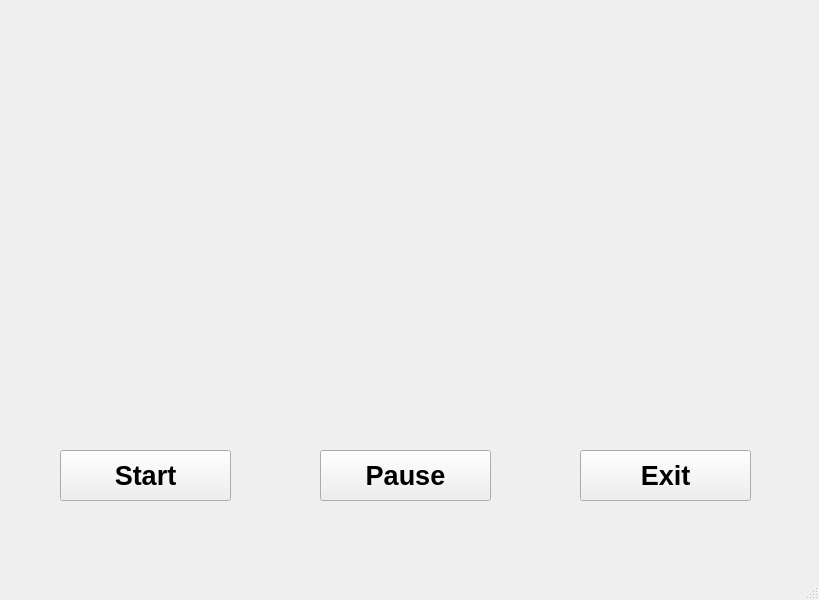
<?xml version="1.0" encoding="UTF-8"?>
<ui version="4.0">
 <class>MainWindow</class>
 <widget class="QMainWindow" name="MainWindow">
  <property name="geometry">
   <rect>
    <x>0</x>
    <y>0</y>
    <width>819</width>
    <height>600</height>
   </rect>
  </property>
  <property name="windowTitle">
   <string>MainWindow</string>
  </property>
  <widget class="QWidget" name="centralwidget">
   <widget class="QLabel" name="race_track_img">
    <property name="geometry">
     <rect>
      <x>10</x>
      <y>130</y>
      <width>861</width>
      <height>321</height>
     </rect>
    </property>
    <property name="text">
     <string/>
    </property>
   </widget>
   <widget class="QLabel" name="white_car_image">
    <property name="geometry">
     <rect>
      <x>10</x>
      <y>310</y>
      <width>101</width>
      <height>51</height>
     </rect>
    </property>
    <property name="text">
     <string/>
    </property>
   </widget>
   <widget class="QLabel" name="yellow_car_image">
    <property name="geometry">
     <rect>
      <x>20</x>
      <y>220</y>
      <width>91</width>
      <height>51</height>
     </rect>
    </property>
    <property name="text">
     <string/>
    </property>
   </widget>
   <widget class="QPushButton" name="pushButton_start">
    <property name="geometry">
     <rect>
      <x>60</x>
      <y>450</y>
      <width>171</width>
      <height>51</height>
     </rect>
    </property>
    <property name="font">
     <font>
      <pointsize>20</pointsize>
      <weight>75</weight>
      <bold>true</bold>
     </font>
    </property>
    <property name="text">
     <string>Start</string>
    </property>
   </widget>
   <widget class="QPushButton" name="pushButton_exit">
    <property name="geometry">
     <rect>
      <x>580</x>
      <y>450</y>
      <width>171</width>
      <height>51</height>
     </rect>
    </property>
    <property name="font">
     <font>
      <pointsize>20</pointsize>
      <weight>75</weight>
      <italic>false</italic>
      <bold>true</bold>
      <strikeout>false</strikeout>
     </font>
    </property>
    <property name="text">
     <string>Exit</string>
    </property>
   </widget>
   <widget class="QPushButton" name="pushButton_pause">
    <property name="geometry">
     <rect>
      <x>320</x>
      <y>450</y>
      <width>171</width>
      <height>51</height>
     </rect>
    </property>
    <property name="font">
     <font>
      <pointsize>20</pointsize>
      <weight>75</weight>
      <bold>true</bold>
     </font>
    </property>
    <property name="text">
     <string>Pause</string>
    </property>
   </widget>
  </widget>
  <widget class="QMenuBar" name="menubar">
   <property name="geometry">
    <rect>
     <x>0</x>
     <y>0</y>
     <width>819</width>
     <height>22</height>
    </rect>
   </property>
  </widget>
  <widget class="QStatusBar" name="statusbar"/>
 </widget>
 <resources/>
 <connections/>
</ui>
